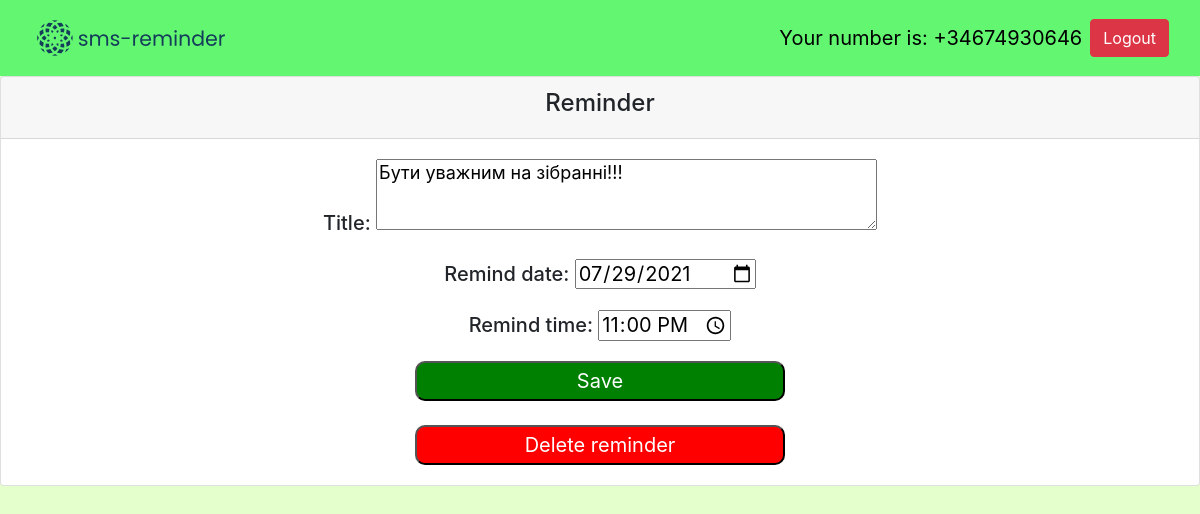
Page /remindetail/19/ (signed in) on the committed database.
### reminder/models.py (models this page shows, shortened)
class Remind(models.Model):
    title = models.CharField(max_length=100)
    remind_date = models.DateField(default=datetime.date.today)
    remind_time = models.TimeField(default=datetime.time(10, 0))
    author = models.ForeignKey(User, on_delete=models.CASCADE)

### reminder/views.py (the view, shortened to what this page needs)
# urls.py: path('remindetail/<int:rdr_pk>/', views.remindetail, name='remindetail'),
def remindetail(request, rdr_pk):
    reminder = get_object_or_404(Remind, pk=rdr_pk, author=request.user)
    if request.method == 'GET':
        form = RemindForm(instance=reminder)
        return render(request, 'reminder/remindetail.html', {'reminder': reminder, 'form': form})

### reminder/forms.py
class RemindForm(ModelForm):
    class Meta:
        model = Remind
        fields = ('title', 'remind_date', 'remind_time',)
        widgets = {'remind_date': DateInput(),
                   'remind_time': forms.TimeInput(attrs={'type': 'time'}),
                   'title': forms.Textarea(attrs={'rows': 3, 'style': 'font-size: large',})
                   }

### reminder/templates/reminder/remindetail.html (shortened to what this page needs)
{% extends 'reminder/base.html' %}
{% load static %}
{% block content %}
<div class="card text-center">
  <div class="card-header">
      <h4>Reminder</h4>
  </div>
  <div class="card-body">
    <form method="POST">{% csrf_token %}
        <h5>{{ form.as_p }}</h5>
        <input style="color: white; background-color:green; font-size: 20px; border-radius: 10px; height:40px; width:370px;"
               type="submit" value="Save" />
    </form>
    <br>
    <form method="POST" action="{% url 'delete' reminder.id %}">{% csrf_token %}
        <input style="color: white; background-color:red; font-size: 20px; border-radius: 10px; height:40px; width:370px;"
               type="submit" value="Delete reminder" />
    </form>
  </div>
</div>
{% endblock %}

### reminder/templates/reminder/base.html (shortened to what this page needs)
<!doctype html>
<html lang="en">
    <head>
        {% load static %}
        <link rel="stylesheet" href="https://cdn.jsdelivr.net/npm/bootstrap@4.5.3/dist/css/bootstrap.min.css"
><link rel="stylesheet" href="{% static 'reminder/style.css' %}">
    </head>
    <body>
    {% load static %}
        <nav class="navbar navbar-expand-lg navbar-dark">
          <div class="container-fluid">
              <a href="{% url 'home' %}" class="navbar-brand">
                <img src="{% static '/reminder/logo.svg' %}" width="200" height="50" alt="logo">
              </a>
                <div class="user d-flex justify-content-end collapse navbar-collapse" id="navbarNav">
                {% if user.is_authenticated %}
                    <span class="navbar-text mr-2" style="color:black">Your number is: {{ user.username }}</span>
                        <form action="{% url 'logoutuser' %}" method="POST">
                            <input class="btn btn-danger" type="submit" value="Logout"/>
                        </form>
                {% endif %}
                </div>
          </div>
        </nav>
        {% block content %}{% endblock %}
    </body>
</html>

### reminder/static/reminder/style.css (style rules this page uses)
.navbar-dark { background: #62F671; font-size: 20px; }
.user { justify-content: space-between; }
body { background-color: #E5FFCC; }

### rows in the picture
Remind: title "Бути уважним на зібранні!!!", remind_date "07/29/2021", remind_time "23:00:00"

### other values in the picture
{{ user.username }} "+34674930646"
